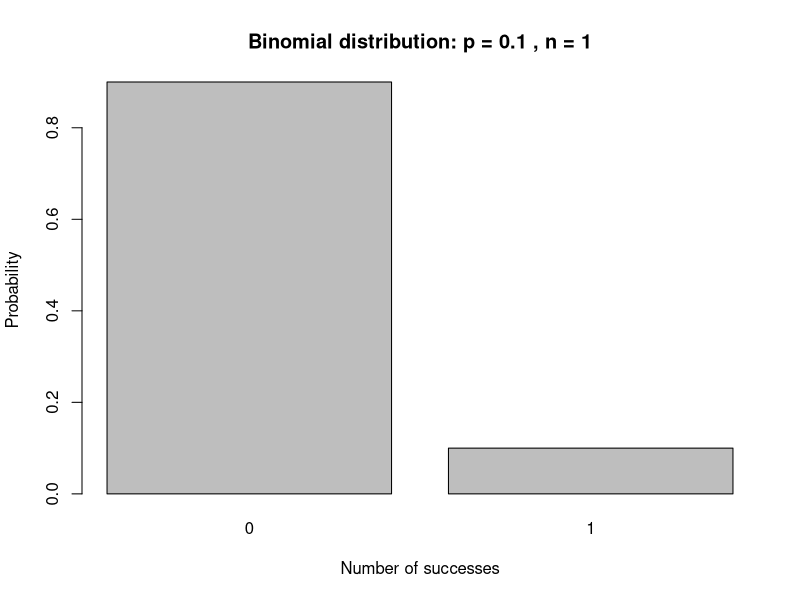
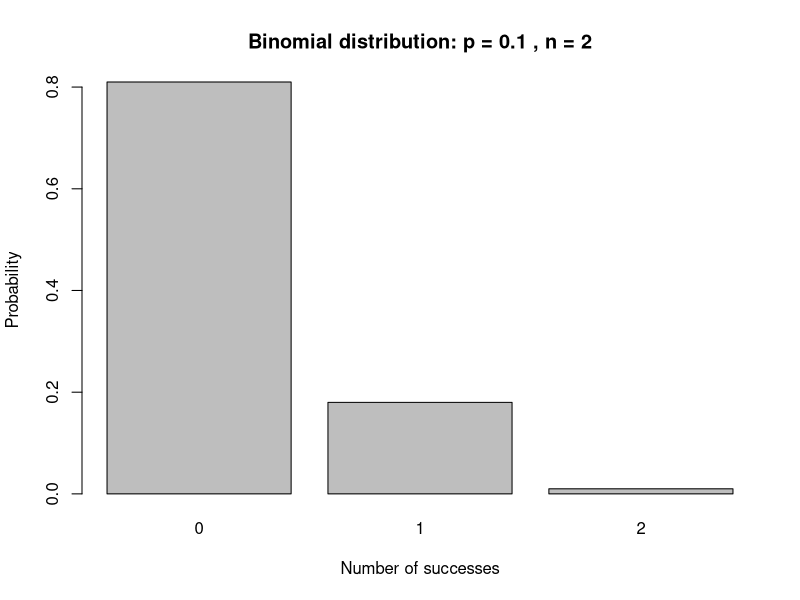
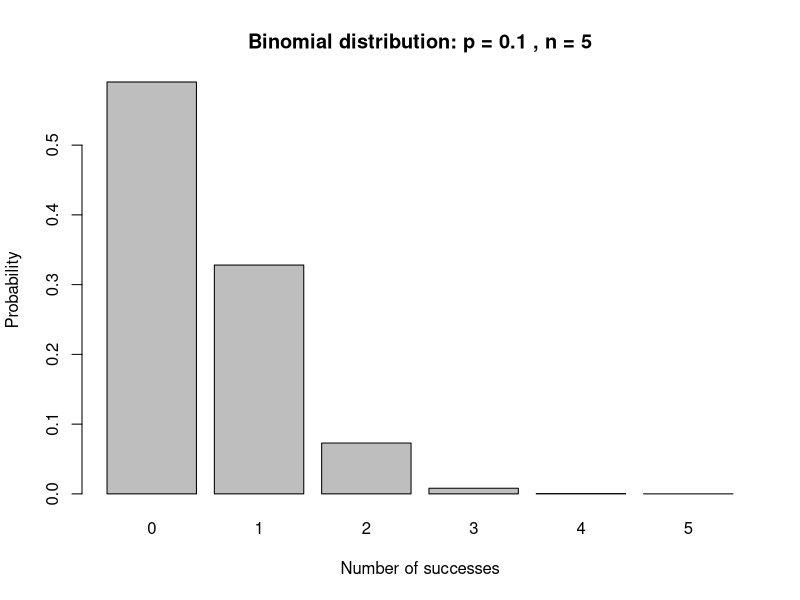
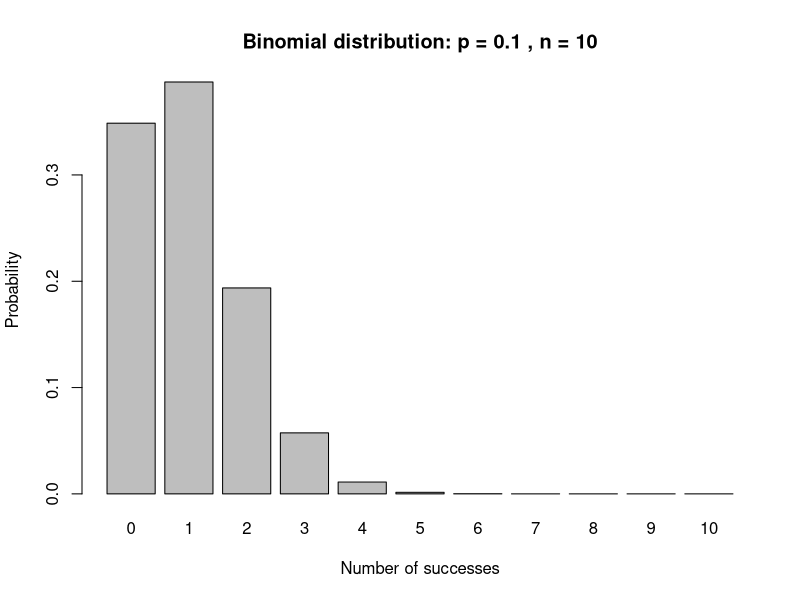
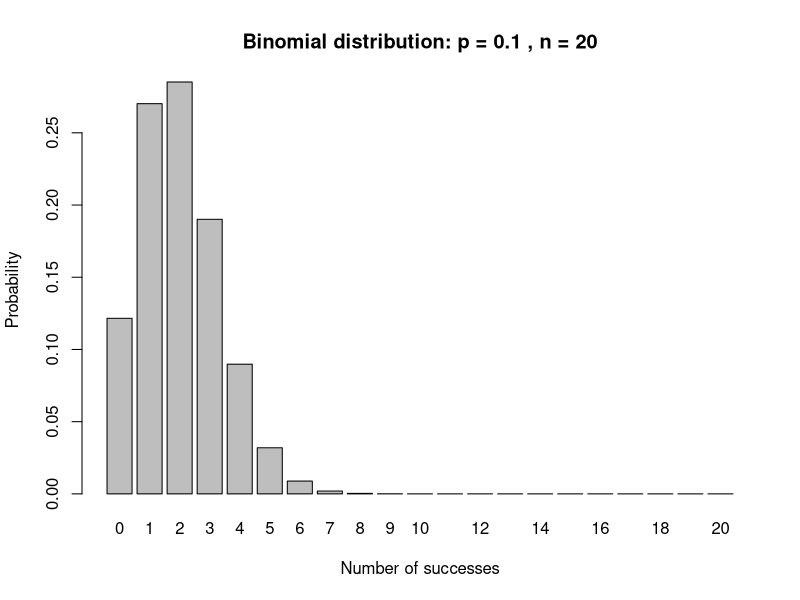
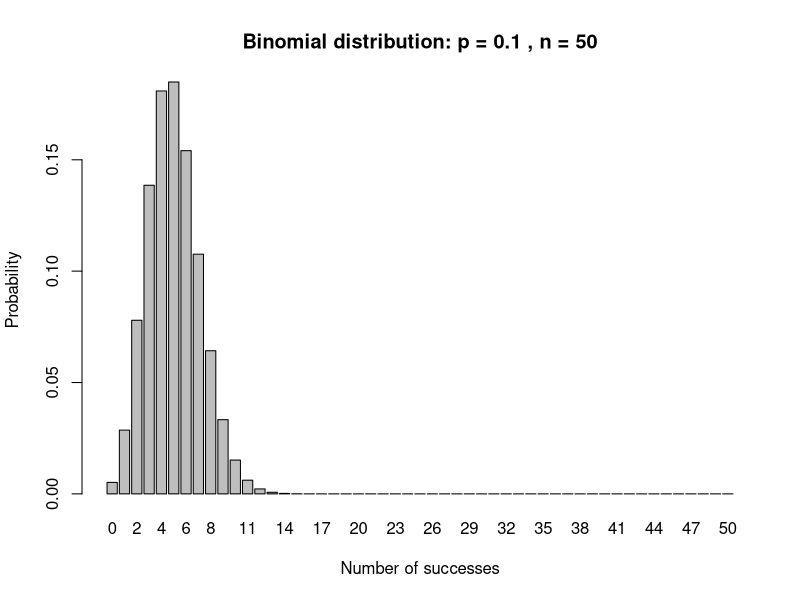
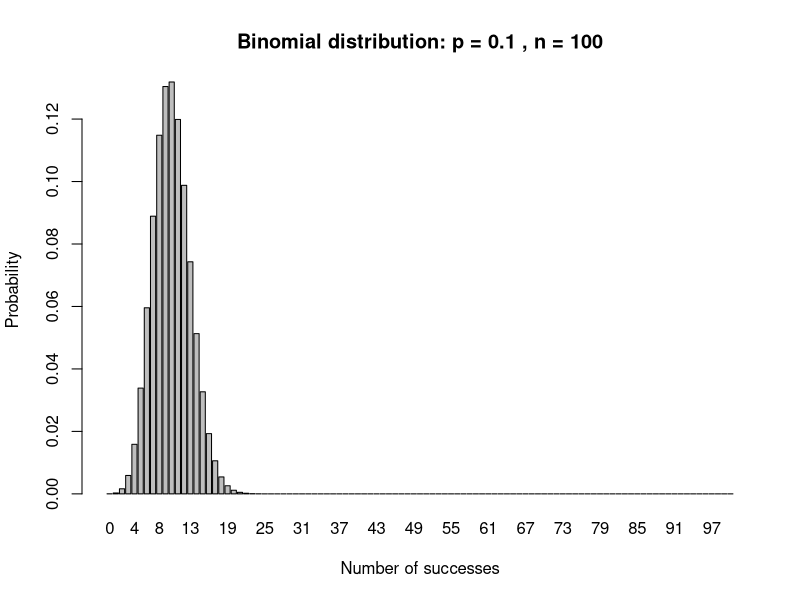
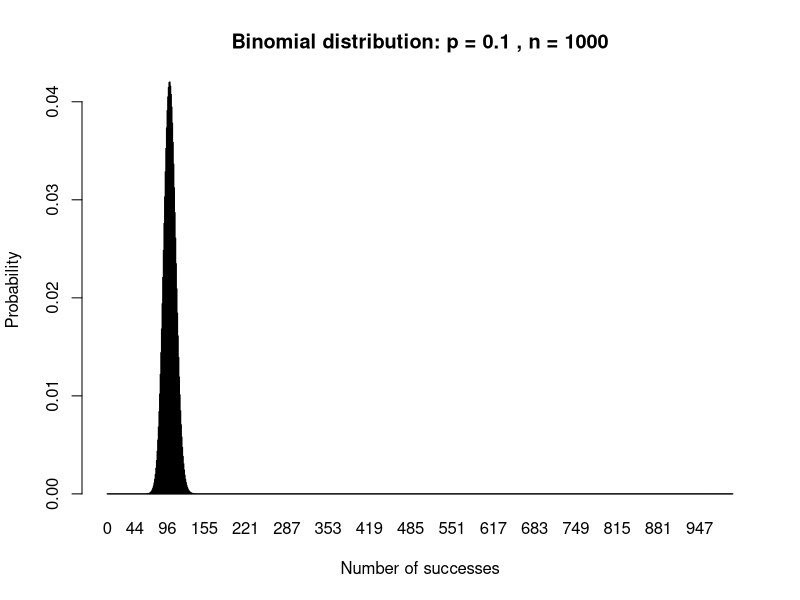

These figures' R source, in order:
# Exercise 1:

# Each random variable has:
#   - success probability p = 0.1
#   - number of trials n

# k contains all possible values that the random variable can take:
# 0, 1, 2, ..., n

# dbinom() computes the probability mass function (PMF):
# P(K = 0), P(K = 1), ..., P(K = n)

# For each Binomial random variable, we compute:
#   - all possible outcomes
#   - their corresponding probabilities

# The goal is to visualize how the probability distribution changes
# as the number of trials n increases.

nlist <- c(1, 2, 5, 10, 20, 50, 100, 1000)
p <- 0.1

for (n in nlist) {
  k <- 0:n
  
  f <- dbinom(
    x = k,
    size = n,
    prob = p
  )
  
  barplot(
    height = f,
    names.arg = k,
    xlab = "Number of successes",
    ylab = "Probability",
    main = paste("Binomial distribution: p =", p, ", n =", n)
  )
  
  readline(prompt = "Press Enter to continue...")
}


# Exercise 2:

# Scaling a binomial distribution (standardize it)

# as we keep increasing the number of trials of our standardize 
# we can note how it looks gaussian
# it is our favorite bell curve
# IT IS NOT EXACT GAUSSIAN (not goes from -inf +inf)
# but it is a great example of the Central Limit Theorem

nlist <- c(1, 2, 5, 10, 20, 50, 100, 1000)
p <- 0.1
zmax <- 5

for (n in nlist) {
  k <- 0:n
  
  z <- (k - n * p) / sqrt(n * p * (1 - p))
  zi <- abs(z) <= zmax
  
  f <- dbinom(
    x = k,
    size = n,
    prob = p
  )
  
  barplot(
    height = f[zi],
    names.arg = round(z[zi], 2),
    xlab = "Standardized variable z",
    ylab = "Probability",
    main = paste("Binomial distribution: p =", p, ", n =", n)
  )
  
  readline(prompt = "Press Enter to continue...")
}

# Exercise 3: bloomberg terminals

# we have 120 students
# 9 bloomberg terminals to use
# we assume the experiment as a binomial distribution
# each student wants or not use the terminal
# Demand independently with probability 7.5%

# We can calculate the probability of k students will want to use at the same time

n <- 120
k <- 0:9
p <- 0.075

sum(dbinom(k,n,p))
